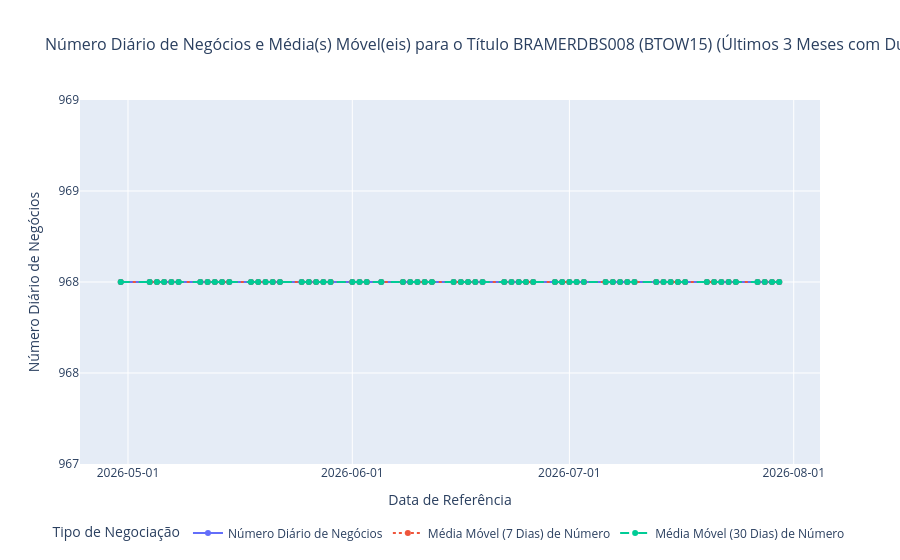

The notebook cell saved with this chart:
### Code cell
# Gráfico interativo com duas médias móveis (7 e 30 dias) para a debênture mais negociada
isin_mais_negociado = top_5_isins[0]
codigo_ativo_mais_negociado = top_5_info[top_5_info['isin'] == isin_mais_negociado]['codigo_ativo'].iloc[0]

fig_plotly = plot_titulo_plotly(
    df_data=df_analise_recent,
    isin_to_plot=isin_mais_negociado,
    codigo_ativo_to_plot=codigo_ativo_mais_negociado,
    schema=DEBENTURES_SCHEMA,
    y_column='numero_de_negocios',
    title_suffix="(Últimos 3 Meses com Duas Médias Móveis)",
    window_size=7,
    window_size_secondary=30
)
fig_plotly.show()
